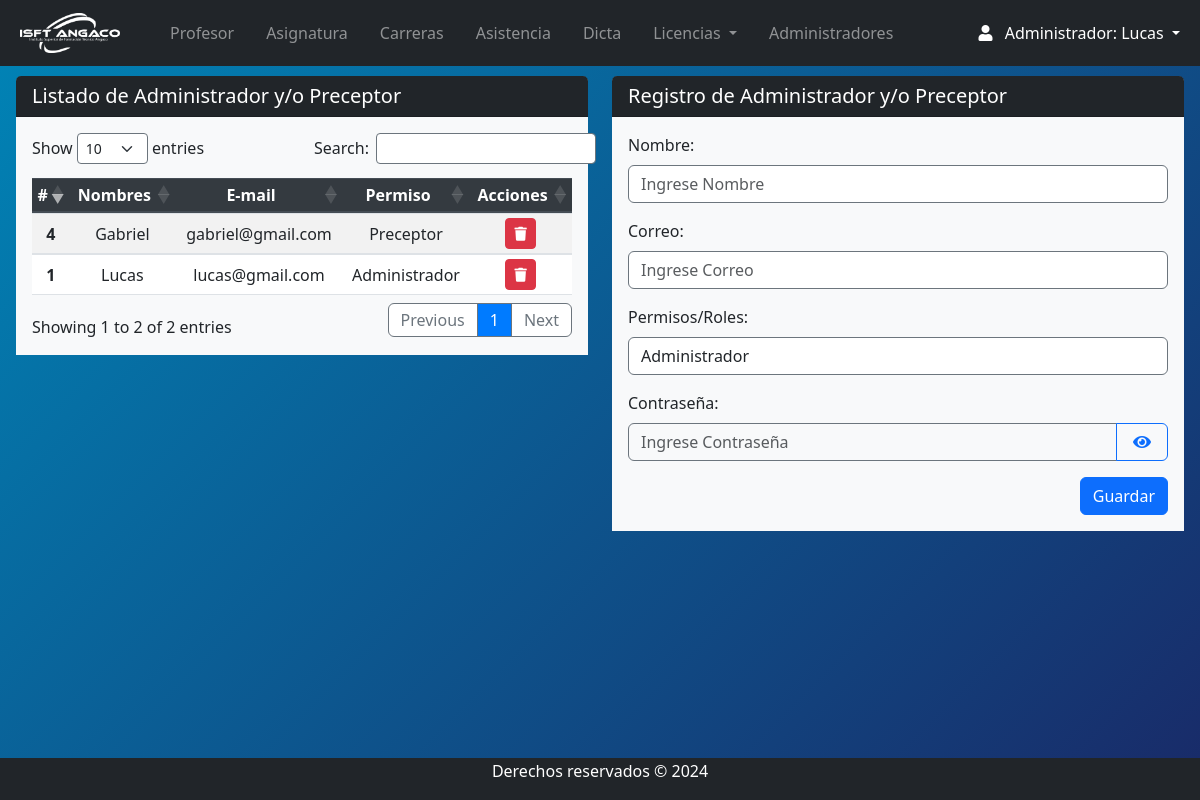
Page /Views/admin/admin_index.php (signed in) on the earlier database version.
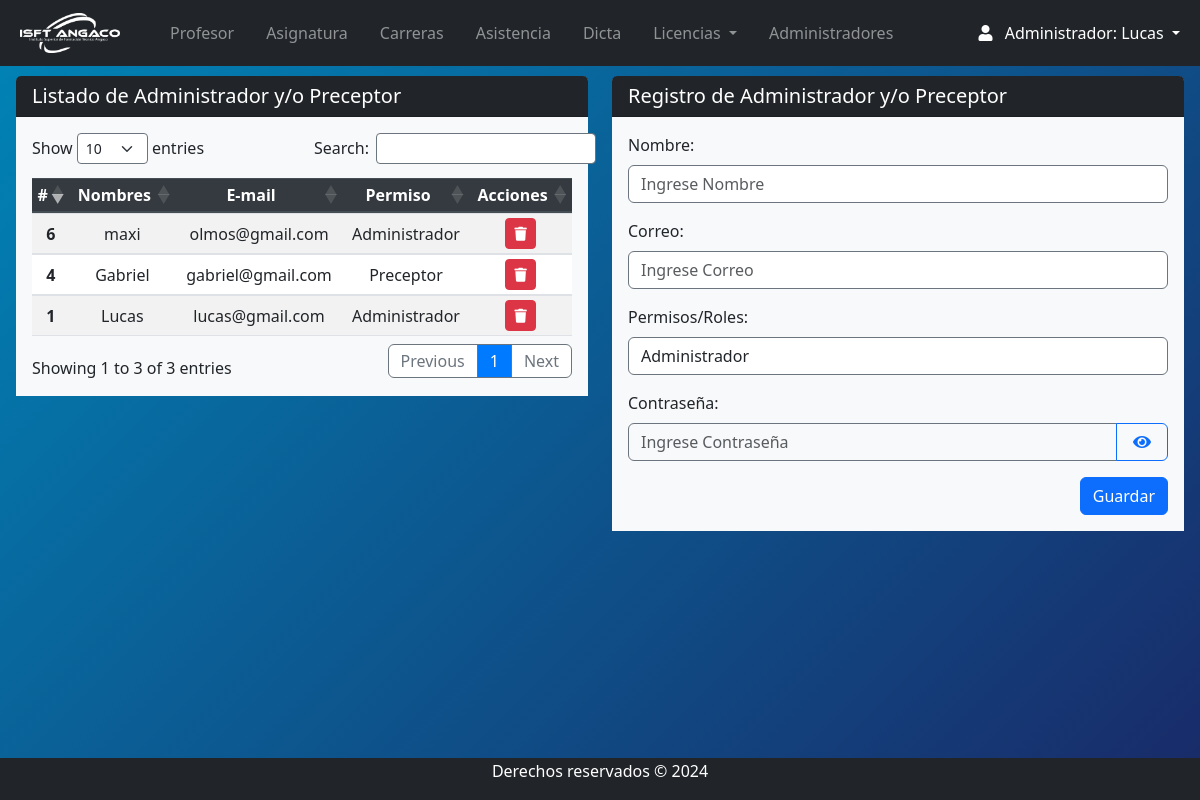
Same page on the later database version.
### tables this page shows
CREATE TABLE `usuarios` (
  `id_usuario` int(11) NOT NULL,
  `nombre` varchar(255) NOT NULL,
  `apellido` varchar(255) NOT NULL,
  `dni` varchar(20) NOT NULL,
  `celular` varchar(20) DEFAULT NULL,
  `correo` varchar(255) NOT NULL,
  `password` varchar(255) DEFAULT NULL,
  `direccion` text DEFAULT NULL,
  `foto` varchar(255) DEFAULT NULL,
  `cv` varchar(255) DEFAULT NULL,
  `fechadeingreso` date NOT NULL,
  `fechadebaja` date DEFAULT NULL,
  `etapa` enum('Activo','Inactivo') NOT NULL DEFAULT 'Activo',
  `id_rol` int(11) DEFAULT NULL
);

### Views/admin/admin_index.php (the view, shortened to what the changed rows need)
<?php
require '../../conn/connection.php';
?>
<?php require 'navbar.php'; ?>
<section class="content mt-3">
    <div class="row">
        <div class="col mx-3">
            <div class="row">
                <div class="col">
                    <div class="card rounded-2 border-0">
                        <div class="card-body bg-light">
                            <form id="inscripcionForm" action="" method="post">
                                <table id="example" class="table table-striped table-sm" style="width:100%">
                                <thead class="thead-dark">
                                    <th>#</th>
                                    <th>Nombres</th>
                                    <th>E-mail</th>
                                    <th>Permiso</th>
                                    <th>Acciones</th>
                                </thead>
                                <tbody>
                                    <?php
                                    try {
                                        $db = new PDO("mysql:host=$db_host;dbname=$db_name", $db_user, $db_password);
                                        $db->setAttribute(PDO::ATTR_ERRMODE, PDO::ERRMODE_EXCEPTION);
                                        $query = "SELECT * FROM usuarios WHERE id_rol = 1 AND etapa = 'Activo' OR id_rol = 3 AND etapa = 'Activo' ";
                                        $stmt = $db->prepare($query);
                                        $stmt->execute();
                                        $usuarioss = $stmt->fetchAll(PDO::FETCH_ASSOC);
                                        foreach ($usuarioss as $usuarios) {
                                            if($usuarios['id_rol']===1){
                                                $rol='Administrador';
                                            }elseif($usuarios['id_rol']===3){
                                                $rol='Preceptor';
                                            }
                                    ?>
                                            <tr>
                                                    <th scope="row"><?php echo $usuarios['id_usuario'] ?></th>
                                                    <td><?php echo $usuarios['nombre'] ?></td>
                                                    <td><?php echo $usuarios['correo'] ?></td>
                                                    <td><?php echo $rol ?></td>
                                                    <td class="text-center">
                                                        <div class="btn-group">
                                                            <a href="javascript:eliminar4(<?php echo $usuarios['id_usuario'];?>)" class="btn btn-danger btn-sm" type="button" title="Borrar">
                                                                <i class="fas fa-trash"></i>
                                                            </a>
                                                        </div>
                                                    </td>
                                                </tr>
                                        <?php
                                            }
                                        } catch (PDOException $e) {
                                            echo "Error de conexión: " . $e->getMessage();
                                        }
                                        ?>
                                    </tbody>
                                </table>
                            </form>
                        </div>
                    </div>
                </div>
            </div>
        </div>
    </div>
</section>
<?php require 'footer.php'; ?>

Differences in the rows shown:
added usuarios: id_usuario "6", nombre "maxi", correo "olmos@gmail.com", id_rol "Administrador"
Other differences:
text written by a page script: "Show entries Search: Showing 1 to 2 of 2 entries Previous 1 Next" → "Show entries Search: Showing 1 to 3 of 3 entries Previous 1 Next"
